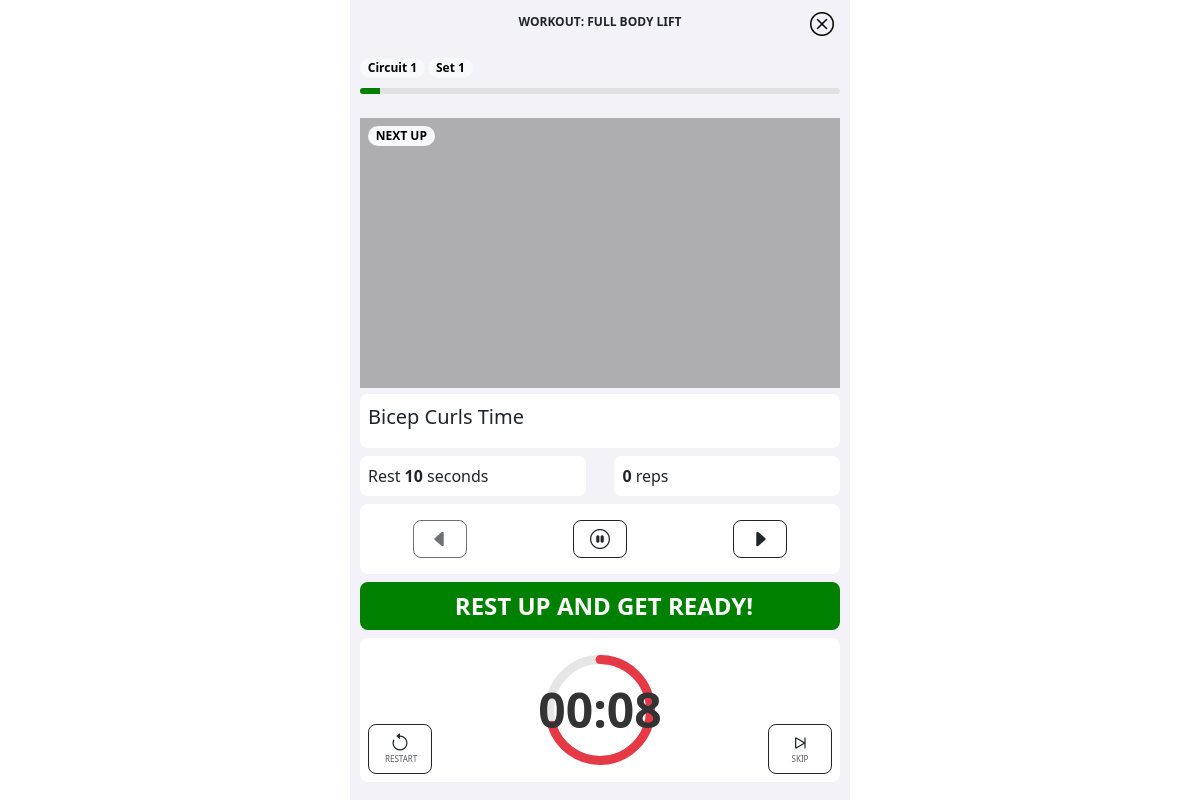
The app's page /fitnessApp/workoutsessions/1/run/1 (signed in), older data.
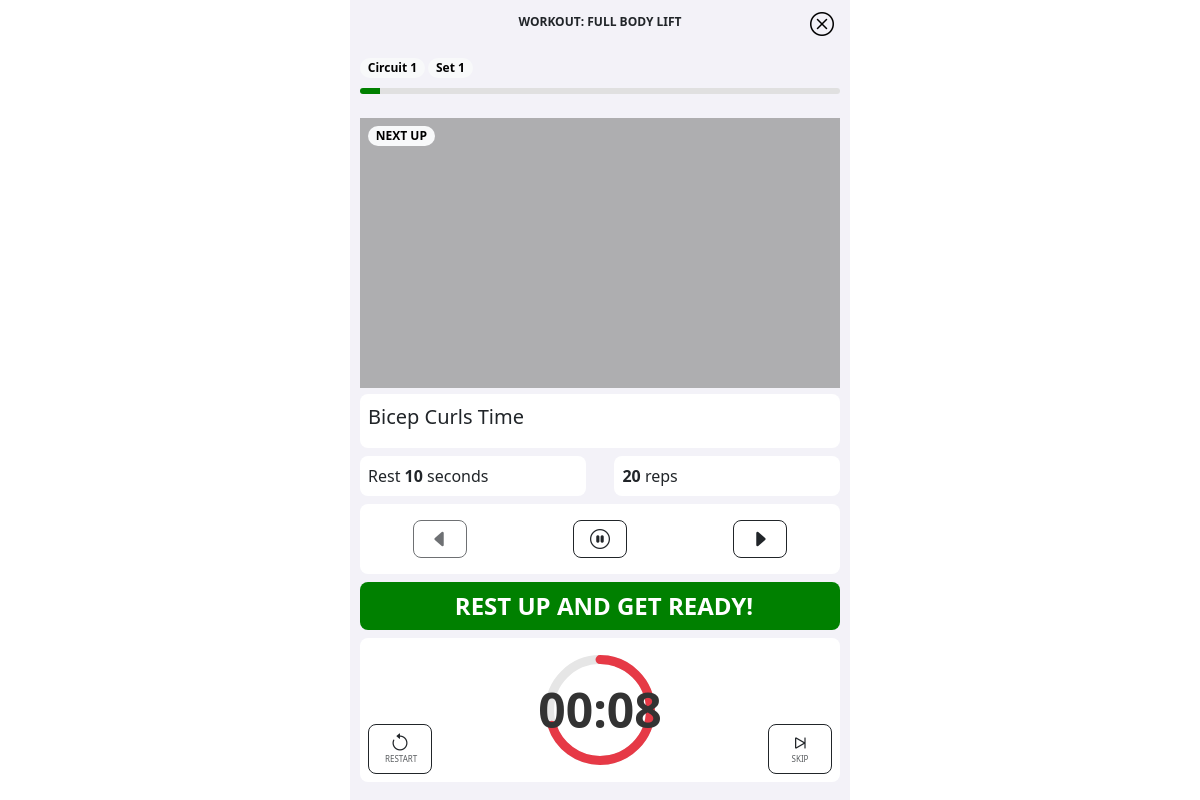
The same page, newer data.
### fitnessApp/models/workoutSession_models.py (models this page shows)
class WorkoutSessionStep(models.Model):
    workoutSession = models.ForeignKey(WorkoutSession, on_delete=models.CASCADE)
    circuit = models.ForeignKey(WorkoutCircuit, on_delete=models.CASCADE)
    exercise = models.ForeignKey(Exercise, on_delete=models.CASCADE)
    circuit_exercise = models.ForeignKey(CircuitExercise, on_delete=models.CASCADE)
    set = models.IntegerField(default = 0)
    rest_after = models.IntegerField(default = 0)
    rest_before = models.IntegerField(default = 0)
    sequence_number = models.IntegerField(default = 0)
    first_flag = models.BooleanField(default=False)
    last_flag = models.BooleanField(default=False)
    class Meta:
        ordering = ['sequence_number']

class WorkoutSession(models.Model):
    workout =  models.ForeignKey(Workout, on_delete=models.CASCADE)
    person = models.ForeignKey(FitnessAppPerson, on_delete=models.CASCADE, default="")
    scheduled_date = models.DateField(null=True, blank=True)
    scheduled_time = models.TimeField(null=True, blank=True)
    status = models.CharField(max_length=20, choices=WORKOUT_SESSION_STATUS_CHOICES, default="CREATED")
    current_step_sequence = models.IntegerField(default = 1)

### fitnessApp/models/workout_models.py (models this page shows, shortened)
class Workout(models.Model):
    name = models.CharField(max_length=200)
    description = models.CharField(max_length=500, blank=True)
    duration = models.IntegerField(default = 60)
    difficulty_level = models.CharField(max_length=20, choices=DIFFICULTY_LEVEL_CHOICES)
    target = models.CharField(max_length=20, choices=TARGET_CHOICES)
    public_flag = models.BooleanField(default=False)
    video_id = models.CharField(max_length=50, blank=True)

class WorkoutCircuit(models.Model):
    workout = models.ForeignKey(Workout, on_delete=models.CASCADE)
    name = models.CharField(max_length=200)
    sets = models.IntegerField(default = 2)
    set_rest = models.IntegerField(default = 120)
    exercise_rest = models.IntegerField(default = 30)

class CircuitExercise(models.Model):
    circuit = models.ForeignKey(WorkoutCircuit, on_delete=models.CASCADE)
    exercise = models.ForeignKey(Exercise, on_delete=models.CASCADE)
    mode =  models.CharField(max_length=20, choices=MODE_CHOICES, default="REPS")
    reps = models.IntegerField(default = 0)
    time = models.IntegerField(default = 0)
    recommended_weight = models.IntegerField(default = 0, null=True)

### fitnessApp/models/exercise_models.py (models this page shows, shortened)
class Exercise(models.Model):
    name = models.CharField(max_length=200)
    description = models.CharField(max_length=1000, blank=True)
    video_id = models.CharField(max_length=50, null=True)
    public_flag = models.BooleanField(default=False)
    weight_flag = models.BooleanField(default=True)

### fitnessApp/views/workoutSession_views.py (the view)
# urls.py: path("workoutsessions/<int:workoutsession_id>/run/<int:sequencenumber>", WorkoutSessionStepView.as_view(), name="workoutsession-step"),
class WorkoutSessionStepView(LoginRequiredMixin, DetailView):
    model = WorkoutSessionStep
    template_name = "workoutsession_step.html"
    def get_object(self, queryset=None):
        if queryset is None:
            queryset = self.get_queryset()
        workoutsession_id = self.kwargs.get('workoutsession_id')
        sequencenumber = self.kwargs.get('sequencenumber')
        obj = get_object_or_404(queryset, workoutSession=workoutsession_id, sequence_number=sequencenumber)
        obj.workoutSession.current_step_sequence = sequencenumber
        obj.workoutSession.save()
        return obj

### fitnessApp/templates/workoutsession_step.html (shortened to what this page needs)
{% extends "base/base_no_footer.html" %}
{% load static %}
{% block title %}Workout: {{ object.workoutSession.workout.name }}{% endblock %}
{% block content %}
<div class="workout-session-run-outer">
  <div class="workout-session-run-row-video">
    <div class="workout-session-progress-bar-video-exercise-outer">
      <div class="workout-session-topblock">
        <div class="workout-session-topblock-circuit-set">
          <span class="badge rounded-pill text-bg-light" style="margin-right: 0.2rem;">{{object.circuit.name}}</span><span class="badge rounded-pill text-bg-light">Set {{object.set}}</span>
        </div>
        <div class="workout-session-progress-bar">
          <div class="fitnessapp-progress-container">
            <div class="fitnessapp-progress-bar" id="progressBar">
            </div>
          </div>
        </div>
      </div>
      <div class="workout-session-video">
        {% include 'exercise_video.html' with video_id=object.exercise.video_id name=object.exercise.name %}
      </div>
      <div class="workout-session-exercise">
        <div class="workout-session-exercise-circuit-set-outer">
            <h5>{{object.exercise.name}}</h5>
        </div>
      </div>
    </div>
  </div>
  <div class="workout-session-run-row-controls">
    <div class="workout-session-rest-reps-outer">
      <div class="workout-session-rest-display">
        <span>Rest <b>{{ object.rest_before }}</b> seconds</span>
      </div>
      <div class="workout-session-reps-display">
          {% if object.circuit_exercise.mode == "TIME" %}
            <b>{{ object.circuit_exercise.time }}</b> seconds
          {% else %}
            <b>{{ object.circuit_exercise.reps }}</b> reps
          {% endif %}
      </div>
    </div>
    <div class="workout-session-controls-grid">
      <div class="workout-session-previous-button">
        <form method="GET" action="{% url 'workoutsession-step'  workoutsession_id=object.workoutSession_id sequencenumber=object.sequence_number|add:-1 %}">
            <button class="btn btn-outline-dark btn-lg" {% if object.sequence_number == 1 %}disabled{% endif %} type="submit">
              <i class="bi bi-caret-left-fill"></i>
            </button>
        </form>
      </div>
      <div class="workout-session-pause-resume-button">
        <form onsubmit="return false;">
          <button id="pause-button" class="btn btn-outline-dark btn-lg">
            <i id="pause-resume-button" class="bi bi-pause-circle"></i>
          </button>
        </form>
      </div>
      <div class="workout-session-next-button">
        <form id="next-form" method="GET" action="{% url 'workoutsession-step'  workoutsession_id=object.workoutSession_id sequencenumber=object.sequence_number|add:1 %}">
            <button class="btn btn-outline-dark btn-lg" {% if object.sequence_number == object.workoutSession.workoutsessionstep_set.all|length %}disabled{% endif %} type="submit">
              <i class="bi bi-caret-right-fill"></i>
            </button>
        </form>
      </div>
    </div>
    <div class="message-div-outer">
      <div id="rest-message" class="message-rest-grid-inner">
        <span class="message-text">REST UP AND GET READY!</span>
      </div>
    </div>
    <div id="timer" class="timer-grid">
      <div class="timer-grid-inner">
        <svg preserveAspectRatio="xMidYMid meet" height="stretch" viewBox="0 0 100 100">
          <circle class="circle-bg" cx="50" cy="50" r="45" />
          <circle class="circle-progress" cx="50" cy="50" r="45" />
        </svg>
        <div class="time-text" id="time-text">--:--</div>
      </div>
      <div id="restart-timer-div" class="restart-timer">
        <button onclick="restartTimer()" id="restart-timer-button" class="btn btn-outline-dark btn-lg timer-button">
          <i class="bi bi-arrow-counterclockwise"></i>
          <span class="menu_label text-muted"><small><small><small>RESTART</small></small></small></span>
        </button>
      </div>
      <div id="skip-rest-timer-div" class="skip-rest-timer">
        <button onclick="skipTimer()" id="skip-rest-timer-button" class="btn btn-outline-dark btn-lg timer-button">
          <i class="bi bi-skip-end"></i>
          <span class="menu_label text-muted"><small><small><small>SKIP</small></small></small></span>
        </button>
      </div>
    </div>
  </div>
</div>
{% endblock %}

### templates/base/base_no_footer.html (shortened to what this page needs)
{% load static %}
<html>
{% include 'base/head.html' %}
<body>
<div class="page-no-footer">
    <div class="header-no-footer">
        <div class="header-inner">
            <div class="header-text">
                <h5 class="fitnessapp-page-title">{% block title %}{% endblock %}</h5>
            </div>
            <div class="header-x-button">
                <a class="menu_link" href="{% url 'home' %}">
                    <i class="bi bi-x-circle h4"></i>
                </a>
            </div>
        </div>
    </div>
    <div class="mainbody-no-footer">
        {% block content %}{% endblock %}
    </div>
    <div class="footer-no-footer">
    </div>
</div>
</body>
</html>

### templates/base/head.html (shortened to what this page needs)
{% load static %}
<head>
    <link rel="stylesheet" href="{% static 'css/main.css' %}">
    <link rel="stylesheet" href="{% static 'css/timer.css' %}">
    <link rel="stylesheet" href="{% static 'css/exercise-video.css' %}">
    <link rel="stylesheet" href="https://cdn.jsdelivr.net/npm/bootstrap-icons@1.11.3/font/bootstrap-icons.css">
    <link rel="stylesheet" href="https://cdn.jsdelivr.net/npm/tom-select@2.4.3/dist/css/tom-select.bootstrap5.min.css">
    <link rel="stylesheet" href="https://cdnjs.cloudflare.com/ajax/libs/font-awesome/4.7.0/css/font-awesome.css">
    <link rel="stylesheet" href="https://cdn.jsdelivr.net/npm/bootstrap@5.3.3/dist/css/bootstrap.min.css">
</head>

### fitnessApp/templates/exercise_video.html (shortened to what this page needs)
<div class="exercisevideo-outer">
    <div class="exercisevideo-wholeblock-transparent" id="transparent"></div>
    <div class="exercisevideo-wholeblock-grey" id="grey">
    </div>
    <div class="exercisevideo-up-next-pill">
      <span class="badge rounded-pill text-bg-light" id="next-up-pill">NEXT UP</span>
    </div>
      {% if video_id is None %}
        <div style="z-index: 5; grid-area: 2 / 1 / 3 / 2; margin: auto;"><p>Video Coming Soon</p></div>
      {% else %}
      <div class="exercisevideo-video">
        <iframe class="exercisevideo-video" src="https://www.youtube.com/embed/?playlist={{ video_id }}&loop=1&mute=1&autoplay=1"></iframe>
      </div>
      {% endif %}
</div>

### fitnessApp/static/css/timer.css (style rules this page uses)
.time-text { position: absolute; top: 50%; left: 50%; transform: translate(-50%, -50%); font-size: 3rem; font-weight: bolder; color: #333; }

### fitnessApp/static/css/exercise-video.css (style rules this page uses)
.exercisevideo-outer { display: grid; grid-template-rows: 2fr 9fr 2fr; grid-template-columns: 100%; width: 100%; aspect-ratio: 16/13; }
.exercisevideo-wholeblock-transparent { background-color: transparent; font-size: 24px; z-index: 2; grid-area: 1 / 1 / 4 / 1; }
.exercisevideo-wholeblock-grey { visibility: hidden; background-color: grey; text-align: left; padding: 0.75rem; color: white; opacity: 0.6; font-size: 24px; z-index: 3; grid-area: 2 / 1 / 3 / 1; }
.exercisevideo-video { width: 100%; height: 100%; grid-area: 1 / 1 / 4 / 1; z-index: 1; }
.exercisevideo-up-next-pill { visibility: hidden; grid-area: 2 / 1 / 3 / 2; z-index: 4; padding: 0.5rem; }

Row changes from the older to the newer data that the page shows:
changed through a linked row, WorkoutSessionStep "Bicep Curls Time": circuit_exercise.reps "0" → "20"
